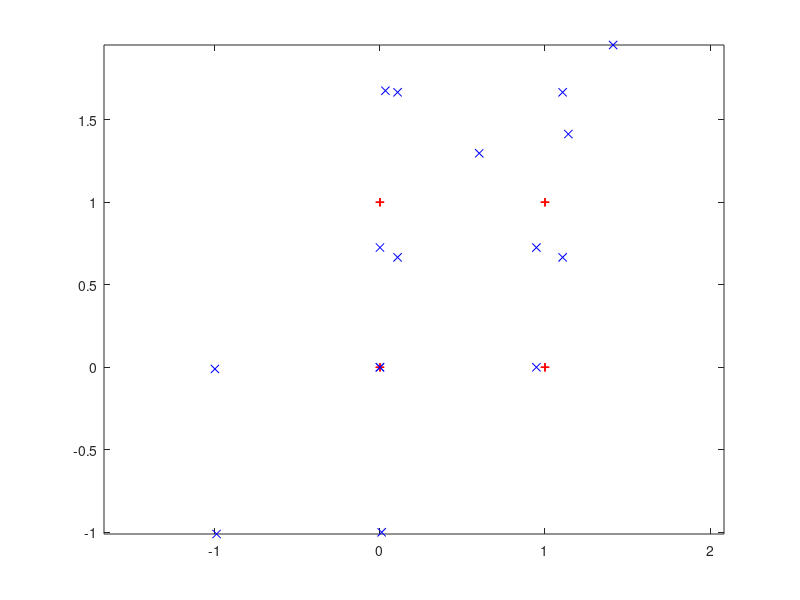

Source code (MATLAB):
x=[0 0; 0 1; 1 0; 1 1];
x1= [x ones(size(x,1),1)];

%%%%%%%%%%%%%%%%%%%%%%%%%%%%%%%%%%%%%%%%
% Random matrix
%%%%%%%%%%%%%%%%%%%%%%%%%%%%%%%%%%%%%%%%
R=rand(3);
y=x1*R;


divBy=repmat(y(:,3),1,3);
y1=y./divBy;
plot(x1(:,1),x1(:,2),'r+'); hold on;
plot(y1(:,1),y1(:,2),'bx'); hold on;
%axis([-2 2 -2 2]);
%%%%%%%%%%%%%%%%%%%%%%%%%%%%%%%%%%%%%%%%



%%%%%%%%%%%%%%%%%%%%%%%%%%%%%%%%%%%%%%%%
% Translation matrix
%%%%%%%%%%%%%%%%%%%%%%%%%%%%%%%%%%%%%%%%
identM=eye(3);
xTrans=rand(1);yTrans=rand(1);
transM=identM;
transM(3,1:2)=[xTrans,yTrans];


R=transM;
y=x1*R;


divBy=repmat(y(:,3),1,3);
y1=y./divBy;
plot(x1(:,1),x1(:,2),'r+'); hold on;
plot(y1(:,1),y1(:,2),'bx'); hold on;
%axis([-2 2 -2 2]);
%%%%%%%%%%%%%%%%%%%%%%%%%%%%%%%%%%%%%%%%





%%%%%%%%%%%%%%%%%%%%%%%%%%%%%%%%%%%%%%%%
% Scale matrix
%%%%%%%%%%%%%%%%%%%%%%%%%%%%%%%%%%%%%%%%
identM=eye(3);
xScale=rand(1);yScale=rand(1);
scaleM=identM;
scaleM(1,1)=xScale;
scaleM(2,2)=yScale;


R=scaleM;
y=x1*R;


divBy=repmat(y(:,3),1,3);
y1=y./divBy;
plot(x1(:,1),x1(:,2),'r+'); hold on;
plot(y1(:,1),y1(:,2),'bx'); hold on;
%axis([-2 2 -2 2]);
%%%%%%%%%%%%%%%%%%%%%%%%%%%%%%%%%%%%%%%%



%%%%%%%%%%%%%%%%%%%%%%%%%%%%%%%%%%%%%%%%
% Rotation matrix
%%%%%%%%%%%%%%%%%%%%%%%%%%%%%%%%%%%%%%%%
theta=2*pi*rand(1);
rotM =[cos(theta)  sin(theta) 0;
      -sin(theta)  cos(theta) 0;
       0           0          1];


R=rotM;
y=x1*R;


divBy=repmat(y(:,3),1,3);
y1=y./divBy;
plot(x1(:,1),x1(:,2),'r+'); hold on;
plot(y1(:,1),y1(:,2),'bx'); hold on;
%axis([-2 2 -2 2]);
axis equal
%%%%%%%%%%%%%%%%%%%%%%%%%%%%%%%%%%%%%%%%
   









